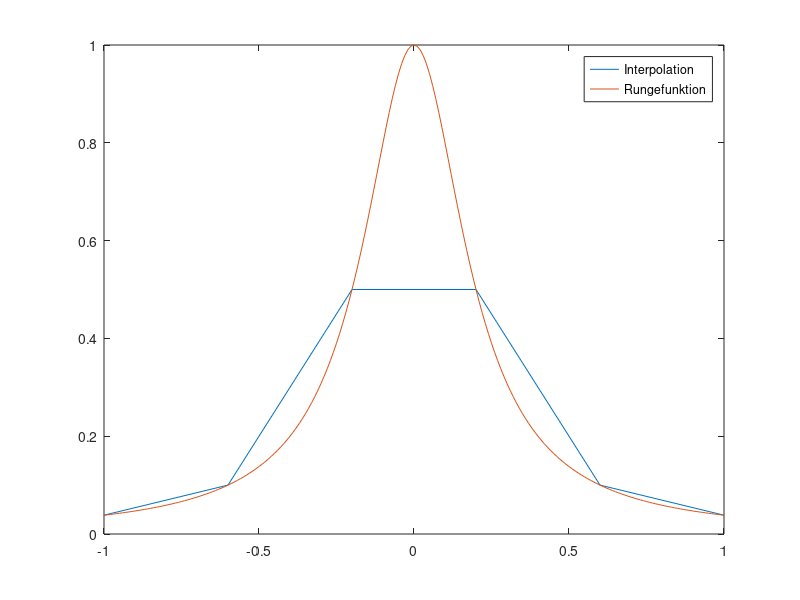

This chart was generated by the following MATLAB code:
clear all

runge = @(x) 1./(1+25*x.^2);
xreal = -1:0.01:1;

n = input('Anzahhl der Stuetzstellen - 1 := N: ')

%Schritweite h berechnen
h = 2/n

%Stuetzstellenvektor x berechnen
x = -1:h:1;

for i=1:n+1
  %Stutzwertevektor f berechnen
  f(i) = runge(x(i));
endfor

for i=1:n
  %Anstiege m_i berechnen
  m(i) = (f(i+1)-f(i))./(x(i+1)-x(i));
  %Achsenabschnitte n_i berechnen
  n(i) = f(i);
endfor

x
f
m
n

plot(x, f, "-;Interpolation;", xreal, runge(xreal), "-;Rungefunktion;")